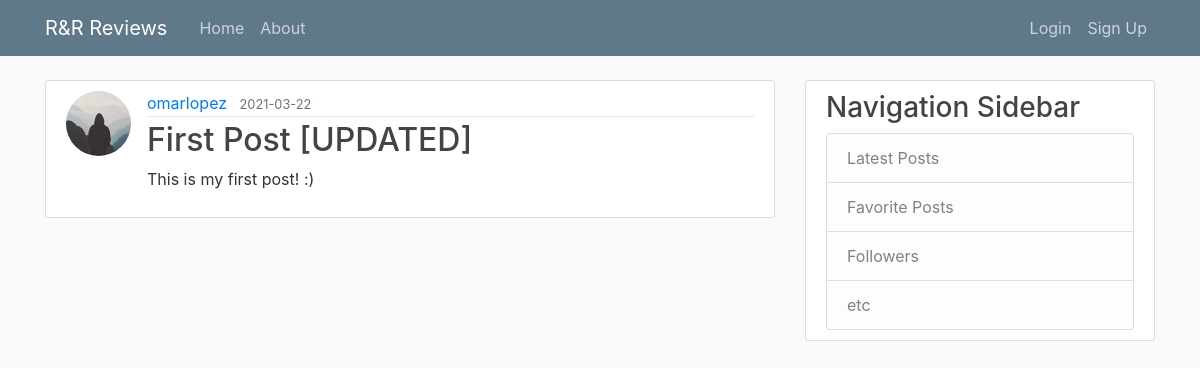
/post/1, run on an earlier commit of the app's database.
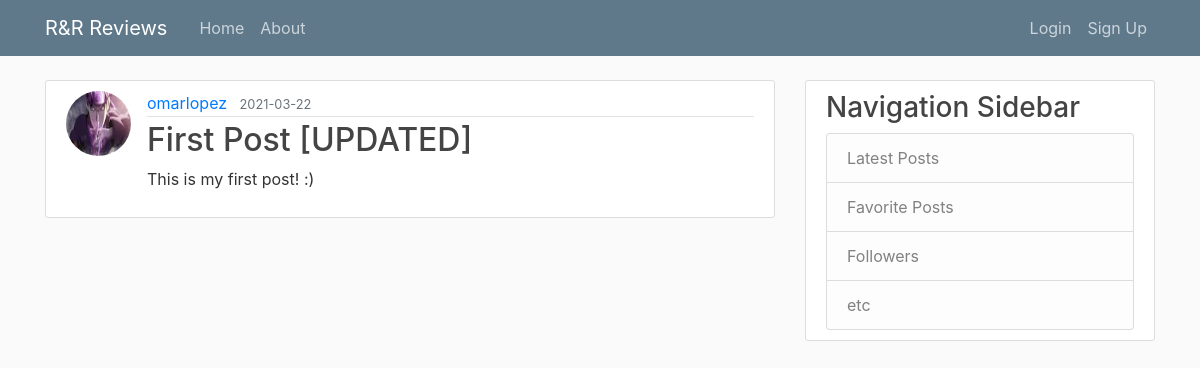
And on a later commit of the database.
### app/models.py (models this page shows, shortened)
class User(db.Model, UserMixin):
    id = db.Column(db.Integer, primary_key=True)
    username = db.Column(db.String(50), unique=True, nullable=False)
    image_file = db.Column(db.String(20), nullable=False, default='default.jpg')
    password = db.Column(db.String(60), nullable=False)
    posts = db.relationship('Post', backref='author', lazy=True)

### app/routes.py (the view)
@app.route('/post/<int:post_id>')
def post(post_id):
    post = Post.query.get_or_404(post_id)
    return render_template('post.html', title=post.title, post=post)

### app/templates/post.html (shortened to what this page needs)
{% extends "layout.html" %}
{% block content %}
    <article class="media content-section">
        <img class="rounded-circle article-img" src="{{ url_for('static', filename='profile_pics/' + post.author.image_file) }}">
        <div class="media-body">
            <div class="article-metadata">
                <a class="mr-2" href="{{ url_for('user_posts', username=post.author.username) }}">{{ post.author.username }}</a>
                <small class="text-muted">{{ post.date_posted.strftime('%Y-%m-%d') }}</small>
            </div>
            <h2 class="article-title">{{ post.title }}</h2>
            <p class="article-content">{{ post.content }}</p>
        </div>
    </article>
{% endblock content %}

What changed in the data, as far as the page shows it:
changed User "omarlopez": image_file: a different picture
